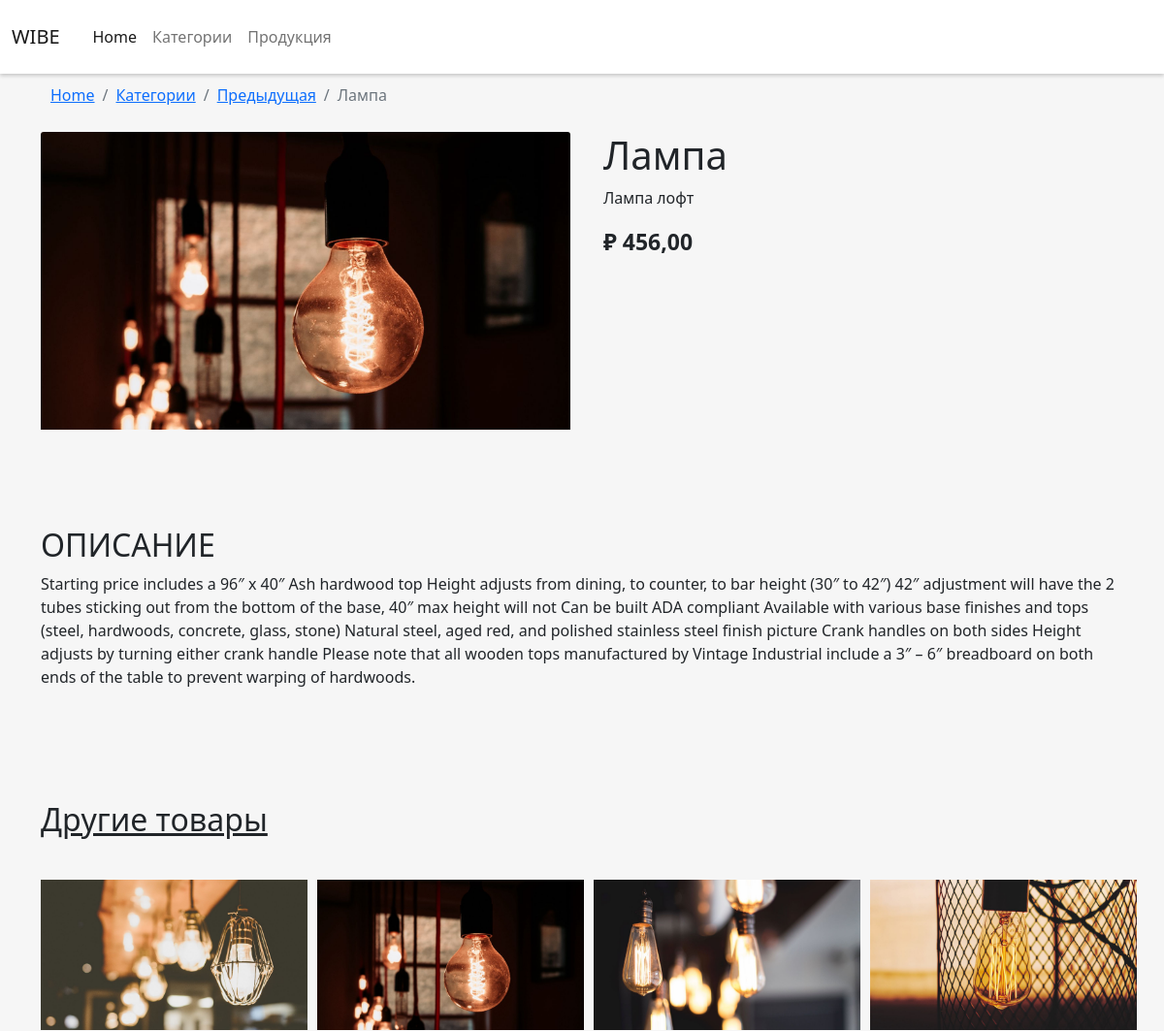
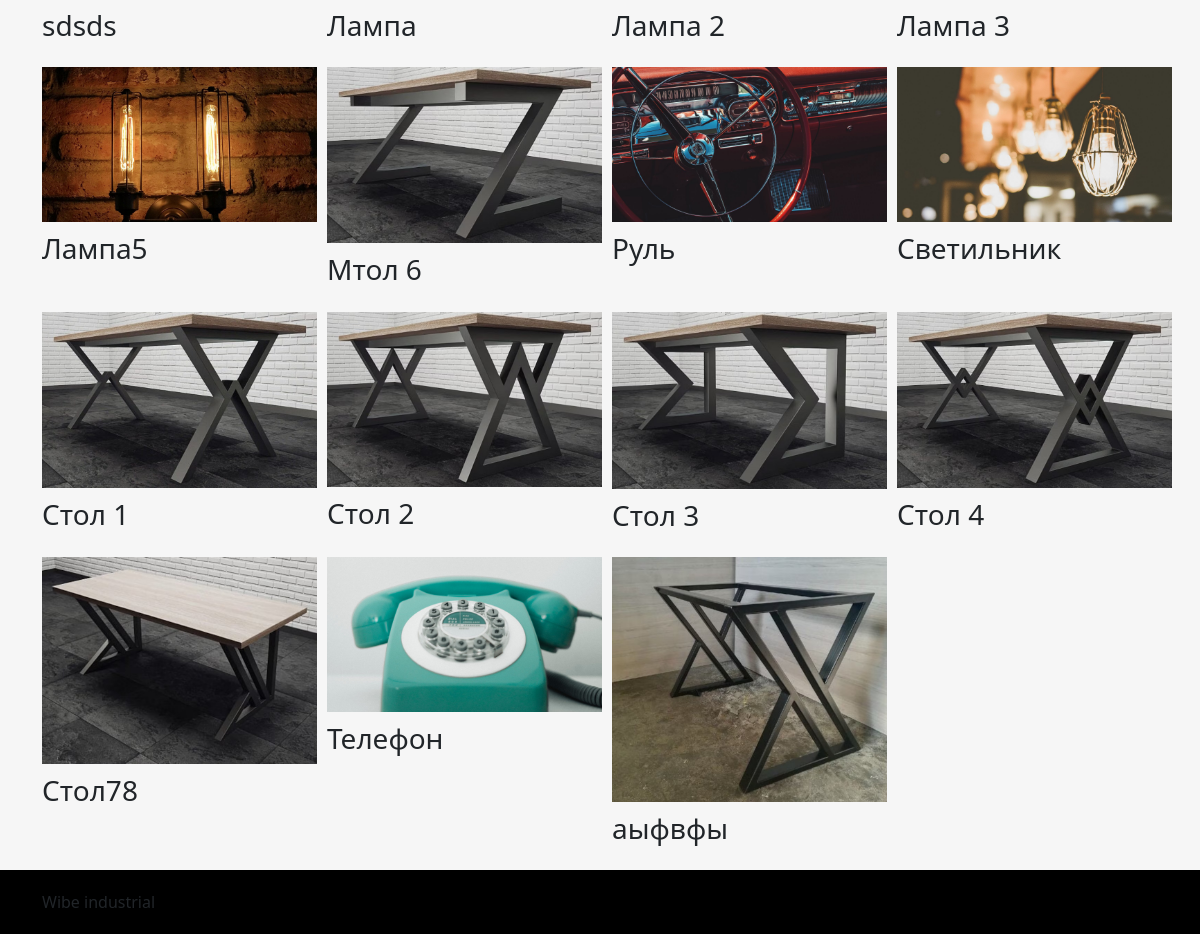
The page /1/lampa on the database its author committed (2 pictures, top to bottom).
### myshop/models.py (models this page shows, shortened)
class Product(models.Model):
    category = models.ForeignKey(Category,
                                 related_name='products',
                                 on_delete=models.CASCADE)
    name = models.CharField(max_length=150, db_index=True)
    slug = models.CharField(max_length=150, db_index=True, unique=True)
    image = models.ImageField(upload_to='product/%Y/%m/%d', blank=True)
    description = models.TextField(max_length=130, blank=True)
    description_b = models.TextField(max_length=800, blank=True)
    price = models.DecimalField(max_digits=10, decimal_places=2)
    available = models.BooleanField(default=True)
    created = models.DateTimeField(auto_now_add=True)
    uploaded = models.DateTimeField(auto_now=True)
    class Meta:
        ordering = ('name',)
        verbose_name = 'Товар'
        verbose_name_plural = 'Товары'
        index_together = (('id', 'slug'), )
    def get_absolute_url(self):
        return reverse('myshop:product_detail', args=[self.id, self.slug])

### myshop/views.py (the view)
# urls.py: path('<int:id>/<slug:slug>', views.product_detail,
def product_detail(request, id, slug):
    product = get_object_or_404(Product, id=id, slug=slug, available=True)
    products = Product.objects.all()
    return render(request, 'shop/product/my_detail.html',
                  {
                      'product': product,
                      'products': products
                  })

### myshop/templates/shop/product/my_detail.html (shortened to what this page needs)
{% load static %}
<!DOCTYPE html>
<html lang="en">
<head>
    <link href="{% static "css/bootstrap.min.css" %}" rel="stylesheet">
    <link href="{% static "css/style.css" %}" rel="stylesheet">
</head>
<body>
    <nav class="navbar sticky-top navbar-expand-lg navbar-light" style="background: white; box-shadow: 0 2px 4px rgba(0, 0, 0, .2);">
        <div class="container-fluid">
          <a class="navbar-brand" href="{% url 'myshop:home' %}">WIBE</a>
          <div class="collapse navbar-collapse" id="navbarNavAltMarkup" style="padding: 10px;">
            <div class="navbar-nav">
              <a class="nav-link active" aria-current="page" href="{% url 'myshop:home' %}">Home</a>
              <a class="nav-link" href="{% url 'myshop:category' %}">Категории</a>
              <a class="nav-link" href="{% url 'myshop:products' %}">Продукция</a>
              <a class="nav-link disabled" href="#" tabindex="-1" aria-disabled="true"></a>
            </div>
          </div>
        </div>
    </nav>
    <main role="main">
        <div class="container" style="background: rgb(246,246,246);">
            <div class="row">
                <div class="col-12" style="margin: 10px;">
                    <nav aria-label="breadcrumb">
                        <ol class="breadcrumb">
                          <li class="breadcrumb-item"><a href="{% url 'myshop:home' %}">Home</a></li>
                          <li class="breadcrumb-item"><a href="{% url 'myshop:category' %}">Категории</a></li>
                          <li class="breadcrumb-item"><a href="javascript:history.go(-1);">Предыдущая</a></li>
                          <li class="breadcrumb-item active" aria-current="page">{{ product.name }}</li>
                        </ol>
                    </nav>
                </div>
            </div>
            <div class="row">
                <div class="col-xxl-5 col-xl-6 col-md-6 col-sm-12">
                    <img src="{{ product.image.url }}" class="card-img-top" alt="...">
                </div>
                <div class="col-xxl-7 col-xl-6 col-md-6 col-sm-12">
                    <div style="padding-left: 10px;">
                        <h1>{{ product.name }}</h1>
                        <p>
                            {{ product.description }}
                        </p>
                        <p style="font-weight: 600; font-size: 23px" class="price">₽ {{ product.price }}</p>
                    </div>
                </div>
            </div>
            <div class="row" style="padding-top: 100px;">
                <div class="col-12">
                    <h2>ОПИСАНИЕ</h2>
                    <p>
                        {{ product.description_b }}
                    </p>
                </div>
            </div>
            <div class="row" style="padding-top: 100px;">
                <div class="row" style="padding-bottom: 35px;">
                    <div class="col-12">
                        <h2><u>Другие товары</u></h2>
                    </div>
                </div>
                {% for p in products %}
                <div class="col-xxl-3 col-xl-3 col-md-6 col-sm-12">
                    <a href="{{ p.get_absolute_url }}"><img src="{{ p.image.url }}" alt="..." style="width: 275px;"></a>
                    <h3 style="padding-top: 10px; margin-bottom: 25px;">{{ p.name }}</h3>
                </div>
                {% endfor %}
            </div>
        </div>
    </main>
    <footer role="contentinfo">
        <div class="container">
            Wibe industrial
        </div>
    </footer>
</body>
</html>

### myshop/static/css/style.css (style rules this page uses)
html { height: 100%; }
body { margin: 0; min-height: 100%; display: grid; grid-template-rows: auto 1fr auto; }
main { background: rgb(246,246,246); }
footer { background: black; padding: 20px; }

### rows shown on the page
Product: name "Лампа", image (picture), description "Лампа лофт", price "456,00", description_b "Starting price includes a 96″ x 40″ Ash hardwood top Height adjusts from dining, to counter, to bar height (30″ to 42″) 42″ adjustment will have the 2 tubes sticking out from the bottom of the base, 40″ max height will not Can be built ADA compliant Available with various base finishes and tops (steel, hardwoods, concrete, glass, stone) Natural steel, aged red, and polished stainless steel finish picture Crank handles on both sides Height adjusts by turning either crank handle Please note that all wooden tops manufactured by Vintage Industrial include a 3″ – 6″ breadboard on both ends of the table to prevent warping of hardwoods."
Product: image (picture), name "sdsds"
Product: image (picture), name "Лампа 2"
Product: image (picture), name "Лампа 3"
Product: image (picture), name "Лампа5"
Product: image (picture), name "Мтол 6"
Product: image (picture), name "Руль"
Product: image (picture), name "Светильник"
Product: image (picture), name "Стол 1"
Product: image (picture), name "Стол 2"
Product: image (picture), name "Стол 3"
Product: image (picture), name "Стол 4"
Product: image (picture), name "Стол78"
Product: image (picture), name "Телефон"
Product: image (picture), name "аыфвфы"
